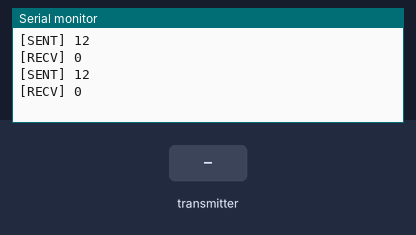
The sketch below on a simulated Arduino Mega 2560, built with avr-gcc and run on an emulated ATmega2560. On the bench: the last lines printed to the serial monitor. The test bench sets the inputs (shaded band). No radio packets arrive unless stated.

Above: at 1.8 s.
1.9 s: the transmitter starts sending rec = 256
At 2.7 s:
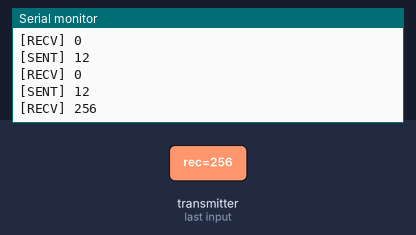
3.4 s: the transmitter starts sending rec = 512
At 4.4 s:
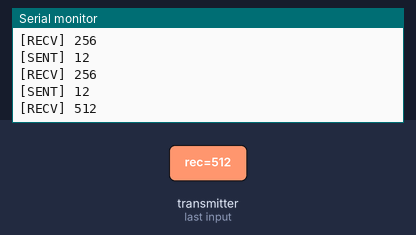
Timing chart, 0 to 6.4 s (numbered marks = the images above; inputs shaded):
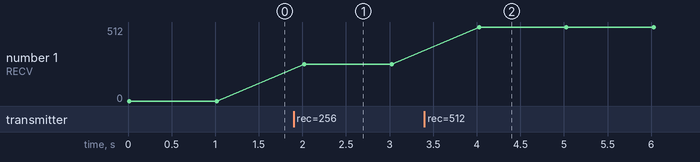

The sketch:

master.ino
```cpp
#include <SPI.h>
#include <RF24.h>

const uint64_t slave1 = 0xE8E8F0F0E1DD; // địa chỉ phát
const uint64_t slave2 = 0xE8E8F0F0E1LL; // địa chỉ phát
RF24 radio(9, 10); //thay 10 thành 53 với mega
unsigned int rec;
long now = 0;
byte i, j;
byte set_hum = 12;
byte pre_hum = 1;

unsigned int recieve(uint64_t slaveAddr)
{ radio.openReadingPipe(1, slaveAddr);
  radio.startListening();
  if (radio.available())
  {
    radio.read(&rec, sizeof(rec));
    //Serial.println(rec);
  }
  return rec;
}

unsigned int sent(const uint64_t pipe, unsigned int num)
{
  if (millis() - now > 100) {
    radio.stopListening();
    now = millis();
    radio.openWritingPipe(pipe);
    radio.write(&num, sizeof(num));
  }
  radio.openReadingPipe(1, pipe);
  radio.startListening();
  return num ;
}

void setup() {
  Serial.begin(9600);
  radio.begin();
  radio.setAutoAck(1);
  radio.setRetries(1, 1);
  radio.setDataRate(RF24_1MBPS); // data speed
  radio.setPALevel(RF24_PA_MAX);
  radio.setChannel(10); // set channel

}

void loop() {
  sent(slave1, set_hum);
  Serial.print("[SENT] ");     Serial.println(set_hum);
  //while (!radio.available());
  Serial.print("[RECV] ");     Serial.println(recieve(slave1));
  delay(1000);
  Serial.println("");

}
```

Measured:
- after the input at 1.9 s, the serial monitor: prints a new line after 0.12 s (image 1)
- after the input at 3.4 s, the serial monitor: prints a new line after 0.63 s (image 2)
- plotted number 1: 0 → 256 after the input at 1.9 s, 256 → 512 after the input at 3.4 s
